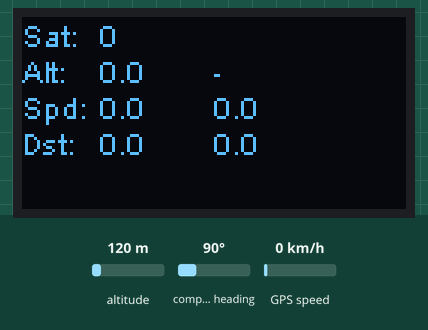
The sketch below on a simulated ESP32. Parts: 128×64 one-colour display. The test bench sets the inputs (shaded band); at power-on: altitude 120 m, GPS speed 0 km/h, compass heading 90°. EEPROM starts erased; the GPS gets a fix after 3 s at 37.7749, -122.4194 with 8 satellites; what the sketch prints to the serial monitor is not drawn.

Above: at 1.2 s.
1.3 s: altitude set to 20 m
At 3.7 s:
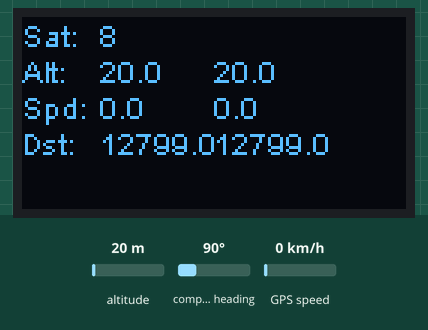
4.7 s: GPS speed set to 2 km/h
6.6 s: altitude set to 250 m
At 7.7 s:
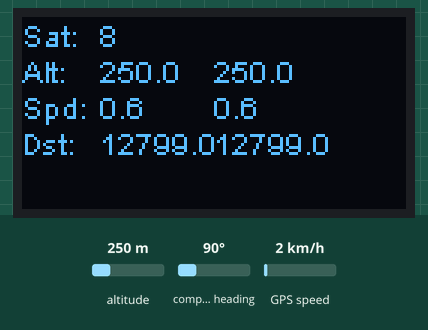
8.6 s: GPS speed set to 30 km/h
At 9.5 s:
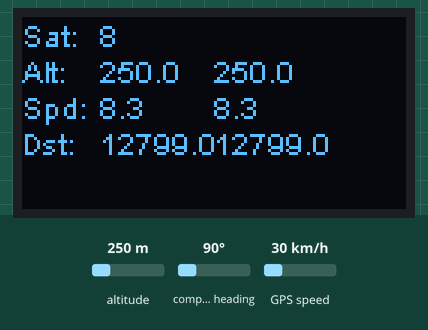
Timing chart, 0 to 11.6 s (numbered marks = the images above; inputs shaded):
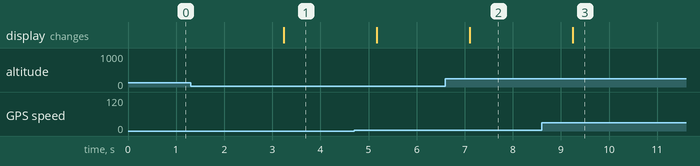

Measured:
- after the input at 1.3 s, the display: changes after 1.9 s (image 1)
- after the input at 6.6 s, the display: changes after 0.50 s (image 2)
- after the input at 8.6 s, the display: changes after 0.64 s (image 3)

The sketch:

esp_gps.ino
```cpp
#include <TinyGPS++.h>
#include <HardwareSerial.h>
#include "EEPROM.h"
#include "tactile.h"
#include <SoftwareSerial.h>
#include <Wire.h>
#include "SSD1306.h"
#include "oled_display.h"

#define PIN_BUTTON 0

Tactile button0(PIN_BUTTON);

#define EEPROM_SIZE 128

#define OLED_ADDR 0x3C
#define OLED_SDA 4
#define OLED_SCL 15

TinyGPSPlus gps;
HardwareSerial SerialGPS(1);
SSD1306 display(OLED_ADDR, OLED_SDA, OLED_SCL);
OledDisplay oledDisplay(&display);

double originLat = 0;
double originLon = 0;
double originAlt = 0;
double distMax = 0;
double dist = 0;
double altMax = -999999;
double altMin = 999999;
double spdMax = 0;

double prevDist = 0;

#define TASK_OLED_RATE 200
#define TASK_SERIAL_RATE 500

uint32_t nextSerialTaskTs = 0;
uint32_t nextOledTaskTs = 0;

void setup() {

    Serial.begin(115200);
    SerialGPS.begin(19200, SERIAL_8N1, 16, 17);
    button0.start();

    while (!EEPROM.begin(EEPROM_SIZE)) {
        true;
    }

    long readValue;
    EEPROM_readAnything(0, readValue);
    originLat = (double)readValue / 1000000;

    EEPROM_readAnything(4, readValue);
    originLon = (double)readValue / 1000000;

    EEPROM_readAnything(8, readValue);
    originAlt = (double)readValue / 1000000;

    oledDisplay.init();
    oledDisplay.page(OLED_PAGE_STATS);
}

template <class T> int EEPROM_writeAnything(int ee, const T& value)
{
   const byte* p = (const byte*)(const void*)&value;
   int i;
   for (i = 0; i < sizeof(value); i++)
       EEPROM.write(ee++, *p++);
   return i;
}

template <class T> int EEPROM_readAnything(int ee, T& value)
{
   byte* p = (byte*)(void*)&value;
   int i;
   for (i = 0; i < sizeof(value); i++)
       *p++ = EEPROM.read(ee++);
   return i;
}

void loop() {
    button0.loop();

    // Store new origin point
    if (button0.getState() == TACTILE_STATE_LONG_PRESS) {
        originLat = gps.location.lat();
        originLon = gps.location.lng();
        originAlt = gps.altitude.meters();

        long writeValue;
        writeValue = originLat * 1000000;
        EEPROM_writeAnything(0, writeValue);
        writeValue = originLon * 1000000;
        EEPROM_writeAnything(4, writeValue);
        writeValue = originAlt * 1000000;
        EEPROM_writeAnything(8, writeValue);
        EEPROM.commit();

        distMax = 0;
        altMax = -999999;
        spdMax = 0;
        altMin = 999999;
    } else if (button0.getState() == TACTILE_STATE_SHORT_PRESS) {
        oledDisplay.nextPage();
    }

    while (SerialGPS.available() > 0) {
        gps.encode(SerialGPS.read());
    }

    if (gps.satellites.value() > 4) {
        dist = TinyGPSPlus::distanceBetween(gps.location.lat(), gps.location.lng(), originLat, originLon);

        if (dist > distMax && abs(prevDist - dist) < 50) {
            distMax = dist;
        }

        prevDist = dist;

        if (gps.altitude.meters() > altMax) {
            altMax = gps.altitude.meters();
        }

        if (gps.speed.mps() > spdMax) {
            spdMax = gps.speed.mps();
        }

        if (gps.altitude.meters() < altMin) {
            altMin = gps.altitude.meters();
        }
    }

    if (nextSerialTaskTs < millis()) {

        Serial.print("LAT=");  Serial.println(gps.location.lat(), 6);
        Serial.print("LONG="); Serial.println(gps.location.lng(), 6);
        Serial.print("ALT=");  Serial.println(gps.altitude.meters());
        Serial.print("Sats=");  Serial.println(gps.satellites.value());
        Serial.print("Date=");
        Serial.print(gps.date.month());
        Serial.print(F("/"));
        Serial.print(gps.date.day());
        Serial.print(F("/"));
        Serial.print(gps.date.year());
        Serial.println();
        Serial.print("Time:");
        if (gps.time.isValid())
        {
          if (gps.time.hour() < 10) Serial.print(F("0"));
          Serial.print(gps.time.hour());
          Serial.print(F(":"));
          if (gps.time.minute() < 10) Serial.print(F("0"));
          Serial.print(gps.time.minute());
          Serial.print(F(":"));
          if (gps.time.second() < 10) Serial.print(F("0"));
          Serial.print(gps.time.second());
          Serial.print(F("."));
          if (gps.time.centisecond() < 10) Serial.print(F("0"));
          Serial.print(gps.time.centisecond());
        }
        Serial.println();
        Serial.print("DST: ");
        Serial.println(dist,1);

        nextSerialTaskTs = millis() + TASK_SERIAL_RATE;
    }

    oledDisplay.loop();

}
```

oled_display.h
```cpp
#ifndef OLED_DISPLAY
#define OLED_DISPLAY

#include "SSD1306.h"
#include <TinyGPS++.h>

enum txOledPages {
    OLED_PAGE_NONE,
    OLED_PAGE_STATS,
    OLED_PAGE_SPEED,
    OLED_PAGE_ALTITUDE
};

#define OLED_COL_COUNT 64
#define OLED_DISPLAY_PAGE_COUNT 3

extern TinyGPSPlus gps;
extern double originLat;
extern double originLon;
extern double distMax;
extern double dist;
extern double altMax;
extern double spdMax;
extern double altMin;

const uint8_t pageSequence[OLED_DISPLAY_PAGE_COUNT] = {
    OLED_PAGE_STATS,
    OLED_PAGE_SPEED,
    OLED_PAGE_ALTITUDE
};

class OledDisplay {
    public:
        OledDisplay(SSD1306 *display);
        void init();
        void loop();
        void page(uint8_t page);
        void nextPage();
    private:
        SSD1306 *_display;
        void renderPageStats();
        void renderPageSpeed();
        void renderPageAltitude();
        void renderHeader(String title);
        uint8_t _page = OLED_PAGE_NONE;
        uint8_t _mainPageSequenceIndex = 0;
        bool _forceDisplay = false;
};


#endif
```

tactile.h
```cpp
#pragma once

#ifndef TACTILE_H
#define TACTILE_H

#include "Arduino.h"

enum tactileStateFlags {
    TACTILE_STATE_NONE,
    TACTILE_STATE_SHORT_PRESS,
    TACTILE_STATE_LONG_PRESS
};

#define TACTILE_MIN_PRESS_TIME 50
#define TACTILE_LONG_PRESS_TIME 1000

class Tactile {
  public:
  	Tactile(uint8_t pin);
    void loop(void);
    void start(void);
    uint8_t getState(void);
  private:
    uint8_t _pin;
    uint8_t _previousPinState = HIGH;
    uint32_t _pressMillis = 0;
    uint8_t _state = TACTILE_STATE_NONE;
};

#endif
```
